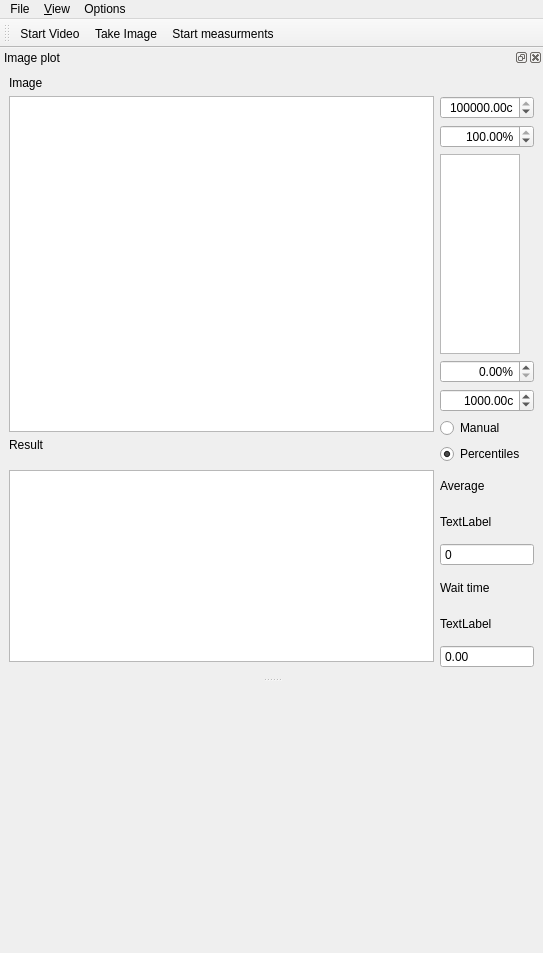
<?xml version="1.0" encoding="UTF-8"?>
<ui version="4.0">
 <class>MainWindow</class>
 <widget class="QMainWindow" name="MainWindow">
  <property name="geometry">
   <rect>
    <x>0</x>
    <y>0</y>
    <width>543</width>
    <height>953</height>
   </rect>
  </property>
  <property name="windowTitle">
   <string>qudi: Camera control</string>
  </property>
  <widget class="QWidget" name="centralwidget">
   <property name="sizePolicy">
    <sizepolicy hsizetype="Expanding" vsizetype="Expanding">
     <horstretch>0</horstretch>
     <verstretch>0</verstretch>
    </sizepolicy>
   </property>
  </widget>
  <widget class="QDockWidget" name="image_plot_DockWidget">
   <property name="sizePolicy">
    <sizepolicy hsizetype="Expanding" vsizetype="Preferred">
     <horstretch>0</horstretch>
     <verstretch>0</verstretch>
    </sizepolicy>
   </property>
   <property name="minimumSize">
    <size>
     <width>100</width>
     <height>126</height>
    </size>
   </property>
   <property name="windowTitle">
    <string>Image plot</string>
   </property>
   <attribute name="dockWidgetArea">
    <number>4</number>
   </attribute>
   <widget class="QWidget" name="dockWidgetContents">
    <property name="minimumSize">
     <size>
      <width>100</width>
      <height>100</height>
     </size>
    </property>
    <layout class="QGridLayout" name="gridLayout">
     <item row="11" column="2" rowspan="2">
      <layout class="QVBoxLayout" name="verticalLayout_2" stretch="0,0,0,0,0,0">
       <item>
        <widget class="QLabel" name="label_Average">
         <property name="text">
          <string>Average</string>
         </property>
        </widget>
       </item>
       <item>
        <widget class="QLabel" name="label_default_average">
         <property name="text">
          <string>TextLabel</string>
         </property>
        </widget>
       </item>
       <item>
        <widget class="QSpinBox" name="average_SpinBox">
         <property name="focusPolicy">
          <enum>Qt::ClickFocus</enum>
         </property>
         <property name="contextMenuPolicy">
          <enum>Qt::NoContextMenu</enum>
         </property>
         <property name="toolTip">
          <string/>
         </property>
         <property name="buttonSymbols">
          <enum>QAbstractSpinBox::NoButtons</enum>
         </property>
         <property name="keyboardTracking">
          <bool>true</bool>
         </property>
         <property name="maximum">
          <number>300</number>
         </property>
        </widget>
       </item>
       <item>
        <widget class="QLabel" name="label_wait_time">
         <property name="text">
          <string>Wait time</string>
         </property>
        </widget>
       </item>
       <item>
        <widget class="QLabel" name="label_default_wait_time">
         <property name="text">
          <string>TextLabel</string>
         </property>
        </widget>
       </item>
       <item>
        <widget class="QDoubleSpinBox" name="wait_time_DoubleSpinBox">
         <property name="buttonSymbols">
          <enum>QAbstractSpinBox::NoButtons</enum>
         </property>
         <property name="keyboardTracking">
          <bool>true</bool>
         </property>
        </widget>
       </item>
      </layout>
     </item>
     <item row="0" column="1">
      <widget class="QLabel" name="label_Image">
       <property name="text">
        <string>Image</string>
       </property>
      </widget>
     </item>
     <item row="1" column="2" rowspan="5">
      <layout class="QVBoxLayout" name="verticalLayout" stretch="0,0,0,0,0,0,0">
       <item>
        <widget class="ScienDSpinBox" name="xy_cb_max_DoubleSpinBox">
         <property name="sizePolicy">
          <sizepolicy hsizetype="Fixed" vsizetype="Fixed">
           <horstretch>0</horstretch>
           <verstretch>0</verstretch>
          </sizepolicy>
         </property>
         <property name="maximumSize">
          <size>
           <width>100</width>
           <height>16777215</height>
          </size>
         </property>
         <property name="mouseTracking">
          <bool>true</bool>
         </property>
         <property name="acceptDrops">
          <bool>true</bool>
         </property>
         <property name="alignment">
          <set>Qt::AlignRight|Qt::AlignTrailing|Qt::AlignVCenter</set>
         </property>
         <property name="accelerated">
          <bool>true</bool>
         </property>
         <property name="suffix">
          <string>c</string>
         </property>
         <property name="decimals">
          <number>2</number>
         </property>
         <property name="minimum">
          <double>-1000000000.000000000000000</double>
         </property>
         <property name="maximum">
          <double>1000000000.000000000000000</double>
         </property>
         <property name="value">
          <double>100000.000000000000000</double>
         </property>
        </widget>
       </item>
       <item>
        <widget class="ScienDSpinBox" name="xy_cb_high_percentile_DoubleSpinBox">
         <property name="maximumSize">
          <size>
           <width>100</width>
           <height>16777215</height>
          </size>
         </property>
         <property name="alignment">
          <set>Qt::AlignRight|Qt::AlignTrailing|Qt::AlignVCenter</set>
         </property>
         <property name="suffix">
          <string>%</string>
         </property>
         <property name="decimals">
          <number>2</number>
         </property>
         <property name="minimum">
          <double>0.000000000000000</double>
         </property>
         <property name="maximum">
          <double>100.000000000000000</double>
         </property>
         <property name="singleStep">
          <double>0.100000000000000</double>
         </property>
         <property name="value">
          <double>100.000000000000000</double>
         </property>
        </widget>
       </item>
       <item>
        <widget class="PlotWidget" name="xy_cb_ViewWidget">
         <property name="sizePolicy">
          <sizepolicy hsizetype="Preferred" vsizetype="Preferred">
           <horstretch>0</horstretch>
           <verstretch>0</verstretch>
          </sizepolicy>
         </property>
         <property name="maximumSize">
          <size>
           <width>80</width>
           <height>16777215</height>
          </size>
         </property>
        </widget>
       </item>
       <item>
        <widget class="ScienDSpinBox" name="xy_cb_low_percentile_DoubleSpinBox">
         <property name="maximumSize">
          <size>
           <width>100</width>
           <height>16777215</height>
          </size>
         </property>
         <property name="alignment">
          <set>Qt::AlignRight|Qt::AlignTrailing|Qt::AlignVCenter</set>
         </property>
         <property name="suffix">
          <string>%</string>
         </property>
         <property name="decimals">
          <number>2</number>
         </property>
         <property name="minimum">
          <double>0.000000000000000</double>
         </property>
         <property name="maximum">
          <double>100.000000000000000</double>
         </property>
         <property name="singleStep">
          <double>0.100000000000000</double>
         </property>
         <property name="value">
          <double>0.000000000000000</double>
         </property>
        </widget>
       </item>
       <item>
        <widget class="ScienDSpinBox" name="xy_cb_min_DoubleSpinBox">
         <property name="sizePolicy">
          <sizepolicy hsizetype="Fixed" vsizetype="Fixed">
           <horstretch>0</horstretch>
           <verstretch>0</verstretch>
          </sizepolicy>
         </property>
         <property name="maximumSize">
          <size>
           <width>100</width>
           <height>16777215</height>
          </size>
         </property>
         <property name="mouseTracking">
          <bool>true</bool>
         </property>
         <property name="acceptDrops">
          <bool>true</bool>
         </property>
         <property name="alignment">
          <set>Qt::AlignRight|Qt::AlignTrailing|Qt::AlignVCenter</set>
         </property>
         <property name="accelerated">
          <bool>true</bool>
         </property>
         <property name="suffix">
          <string>c</string>
         </property>
         <property name="decimals">
          <number>2</number>
         </property>
         <property name="minimum">
          <double>-1000000000.000000000000000</double>
         </property>
         <property name="maximum">
          <double>10000000.000000000000000</double>
         </property>
         <property name="value">
          <double>1000.000000000000000</double>
         </property>
        </widget>
       </item>
       <item>
        <widget class="QRadioButton" name="xy_cb_manual_RadioButton">
         <property name="text">
          <string>Manual</string>
         </property>
         <property name="checked">
          <bool>false</bool>
         </property>
        </widget>
       </item>
       <item>
        <widget class="QRadioButton" name="xy_cb_centiles_RadioButton">
         <property name="text">
          <string>Percentiles</string>
         </property>
         <property name="checked">
          <bool>true</bool>
         </property>
        </widget>
       </item>
      </layout>
     </item>
     <item row="1" column="1">
      <widget class="PlotWidget" name="image_PlotWidget">
       <property name="sizePolicy">
        <sizepolicy hsizetype="Expanding" vsizetype="Expanding">
         <horstretch>0</horstretch>
         <verstretch>0</verstretch>
        </sizepolicy>
       </property>
       <property name="minimumSize">
        <size>
         <width>100</width>
         <height>100</height>
        </size>
       </property>
       <property name="transformationAnchor">
        <enum>QGraphicsView::AnchorUnderMouse</enum>
       </property>
      </widget>
     </item>
     <item row="11" column="1">
      <widget class="PlotWidget" name="image_PlotWidget_2">
       <property name="enabled">
        <bool>true</bool>
       </property>
       <property name="sizePolicy">
        <sizepolicy hsizetype="Expanding" vsizetype="Expanding">
         <horstretch>0</horstretch>
         <verstretch>0</verstretch>
        </sizepolicy>
       </property>
       <property name="minimumSize">
        <size>
         <width>100</width>
         <height>100</height>
        </size>
       </property>
       <property name="transformationAnchor">
        <enum>QGraphicsView::AnchorUnderMouse</enum>
       </property>
      </widget>
     </item>
     <item row="2" column="1" rowspan="2">
      <layout class="QHBoxLayout" name="horizontalLayout_2">
       <item>
        <widget class="QLabel" name="label_Result">
         <property name="text">
          <string>Result</string>
         </property>
        </widget>
       </item>
      </layout>
     </item>
    </layout>
   </widget>
  </widget>
  <widget class="QToolBar" name="control_ToolBar">
   <property name="enabled">
    <bool>true</bool>
   </property>
   <property name="sizePolicy">
    <sizepolicy hsizetype="Expanding" vsizetype="Fixed">
     <horstretch>0</horstretch>
     <verstretch>0</verstretch>
    </sizepolicy>
   </property>
   <property name="windowTitle">
    <string>PID Controls</string>
   </property>
   <property name="toolButtonStyle">
    <enum>Qt::ToolButtonTextBesideIcon</enum>
   </property>
   <attribute name="toolBarArea">
    <enum>TopToolBarArea</enum>
   </attribute>
   <attribute name="toolBarBreak">
    <bool>false</bool>
   </attribute>
   <addaction name="start_video_Action"/>
   <addaction name="start_image_Action"/>
   <addaction name="start_measure_Action"/>
  </widget>
  <widget class="QMenuBar" name="menubar">
   <property name="geometry">
    <rect>
     <x>0</x>
     <y>0</y>
     <width>543</width>
     <height>26</height>
    </rect>
   </property>
   <property name="sizePolicy">
    <sizepolicy hsizetype="Expanding" vsizetype="Minimum">
     <horstretch>0</horstretch>
     <verstretch>0</verstretch>
    </sizepolicy>
   </property>
   <widget class="QMenu" name="menuView">
    <property name="title">
     <string>&amp;View</string>
    </property>
    <addaction name="image_plot_view_Action"/>
    <addaction name="separator"/>
    <addaction name="separator"/>
    <addaction name="actionClose"/>
   </widget>
   <widget class="QMenu" name="menuOptions">
    <property name="title">
     <string>Options</string>
    </property>
    <addaction name="actionSettings"/>
   </widget>
   <widget class="QMenu" name="menuFile">
    <property name="title">
     <string>File</string>
    </property>
    <addaction name="actionSave_XY_Scan"/>
   </widget>
   <addaction name="menuFile"/>
   <addaction name="menuView"/>
   <addaction name="menuOptions"/>
  </widget>
  <action name="image_plot_view_Action">
   <property name="checkable">
    <bool>true</bool>
   </property>
   <property name="text">
    <string>Image plot</string>
   </property>
   <property name="toolTip">
    <string>Show the Slow counter</string>
   </property>
  </action>
  <action name="actionClose">
   <property name="icon">
    <iconset>
     <normaloff>../../artwork/icons/oxygen/22x22/application-exit.png</normaloff>../../artwork/icons/oxygen/22x22/application-exit.png</iconset>
   </property>
   <property name="text">
    <string>&amp;Close</string>
   </property>
  </action>
  <action name="start_image_Action">
   <property name="checkable">
    <bool>true</bool>
   </property>
   <property name="icon">
    <iconset>
     <normaloff>../../artwork/icons/qudiTheme/22x22/start-counter.png</normaloff>
     <normalon>../../artwork/icons/qudiTheme/22x22/stop-counter.png</normalon>../../artwork/icons/qudiTheme/22x22/start-counter.png</iconset>
   </property>
   <property name="text">
    <string>Take Image</string>
   </property>
   <property name="toolTip">
    <string>Take an image</string>
   </property>
  </action>
  <action name="actionSettings">
   <property name="icon">
    <iconset>
     <normaloff>../../artwork/icons/oxygen/22x22/configure.png</normaloff>../../artwork/icons/oxygen/22x22/configure.png</iconset>
   </property>
   <property name="text">
    <string>Settings</string>
   </property>
  </action>
  <action name="actionGain">
   <property name="text">
    <string>Gain</string>
   </property>
  </action>
  <action name="actionSave_XY_Scan">
   <property name="icon">
    <iconset>
     <normaloff>../../artwork/icons/oxygen/22x22/document-save.png</normaloff>../../artwork/icons/oxygen/22x22/document-save.png</iconset>
   </property>
   <property name="text">
    <string>Save Image</string>
   </property>
  </action>
  <action name="start_video_Action">
   <property name="checkable">
    <bool>true</bool>
   </property>
   <property name="icon">
    <iconset>
     <normaloff>../../artwork/icons/qudiTheme/22x22/start-counter.png</normaloff>
     <normalon>../../artwork/icons/qudiTheme/22x22/stop-counter.png</normalon>../../artwork/icons/qudiTheme/22x22/start-counter.png</iconset>
   </property>
   <property name="text">
    <string>Start Video</string>
   </property>
   <property name="toolTip">
    <string>Start the acquisition</string>
   </property>
  </action>
  <action name="start_measure_Action">
   <property name="checkable">
    <bool>true</bool>
   </property>
   <property name="icon">
    <iconset>
     <normaloff>../../artwork/icons/qudiTheme/22x22/start-counter.png</normaloff>
     <normalon>../../artwork/icons/qudiTheme/22x22/stop-counter.png</normalon>../../artwork/icons/qudiTheme/22x22/start-counter.png</iconset>
   </property>
   <property name="text">
    <string>Start measurments</string>
   </property>
   <property name="toolTip">
    <string>Start measurments</string>
   </property>
  </action>
 </widget>
 <customwidgets>
  <customwidget>
   <class>PlotWidget</class>
   <extends>QGraphicsView</extends>
   <header>pyqtgraph</header>
  </customwidget>
  <customwidget>
   <class>ScienDSpinBox</class>
   <extends>QDoubleSpinBox</extends>
   <header>qtwidgets.scientific_spinbox.h</header>
  </customwidget>
 </customwidgets>
 <resources/>
 <connections>
  <connection>
   <sender>image_plot_view_Action</sender>
   <signal>triggered(bool)</signal>
   <receiver>image_plot_DockWidget</receiver>
   <slot>setVisible(bool)</slot>
   <hints>
    <hint type="sourcelabel">
     <x>-1</x>
     <y>-1</y>
    </hint>
    <hint type="destinationlabel">
     <x>399</x>
     <y>136</y>
    </hint>
   </hints>
  </connection>
  <connection>
   <sender>image_plot_DockWidget</sender>
   <signal>visibilityChanged(bool)</signal>
   <receiver>image_plot_view_Action</receiver>
   <slot>setChecked(bool)</slot>
   <hints>
    <hint type="sourcelabel">
     <x>399</x>
     <y>136</y>
    </hint>
    <hint type="destinationlabel">
     <x>-1</x>
     <y>-1</y>
    </hint>
   </hints>
  </connection>
  <connection>
   <sender>actionClose</sender>
   <signal>triggered()</signal>
   <receiver>MainWindow</receiver>
   <slot>close()</slot>
   <hints>
    <hint type="sourcelabel">
     <x>-1</x>
     <y>-1</y>
    </hint>
    <hint type="destinationlabel">
     <x>219</x>
     <y>281</y>
    </hint>
   </hints>
  </connection>
 </connections>
</ui>
